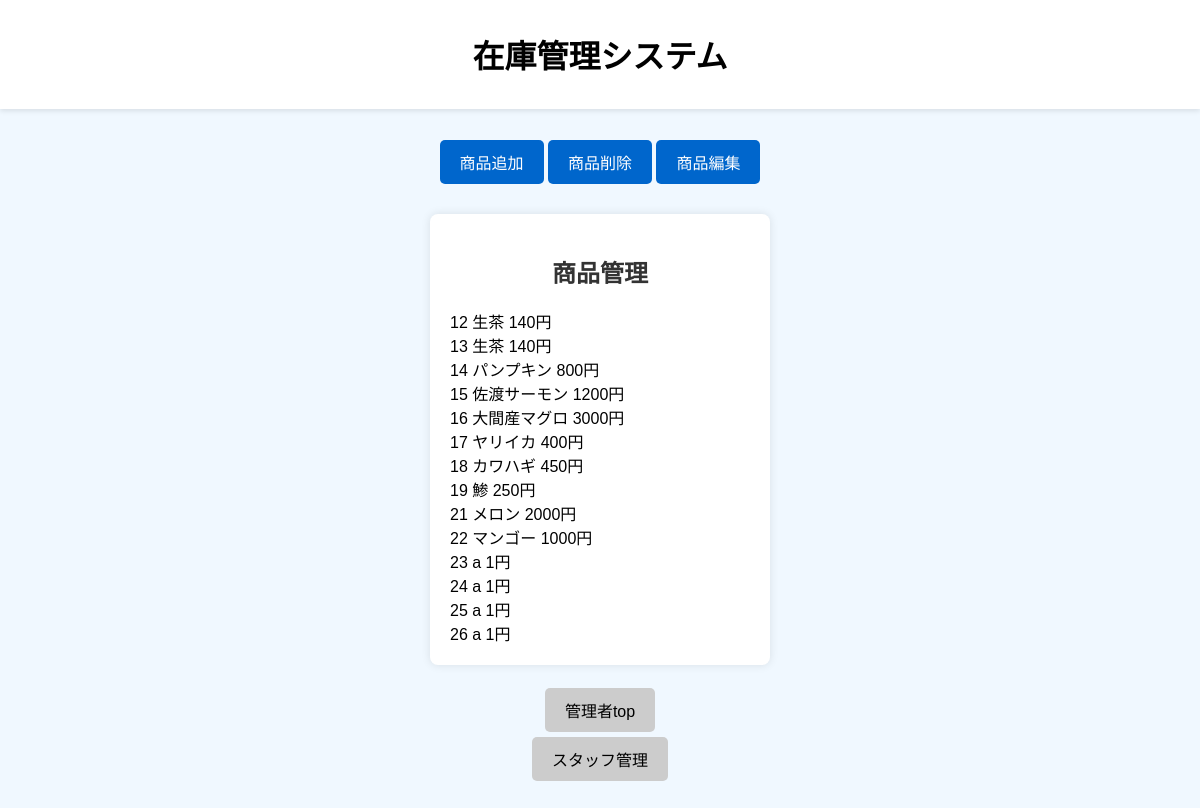
The app's page /p_admin_top.php with its own data.
### htdocs/db.php (called while the page is built, shortened)
<?php
function h($var) {
  if (is_array($var)) {
    return array_map('h', $var);
  } else {
    return htmlspecialchars($var, ENT_QUOTES, 'UTF-8');
  }
}

### htdocs/p_admin_top.php (the view, shortened to what this page needs)
<!DOCTYPE html>
<html>
    <head>
    </head>
    <body>
		<link rel="stylesheet" href="style.css">
		<div class="header">
			<h1>在庫管理システム<h1>
		</div>
	<div class="link">
		<a href="product_add.php"class=nav>商品追加</a>
		<a href="product_delete.php"class=nav>商品削除</a>
		<a href="product_edit.php"class=nav>商品編集</a>
	</div>
	<div class="formtop">
	<?php
require 'db.php';
try
			{
				$db = new PDO($dsn, $dbUser, $dbPass);
				$db->setAttribute(PDO::ATTR_EMULATE_PREPARES, false);
				$db->setAttribute(PDO::ATTR_ERRMODE, PDO::ERRMODE_EXCEPTION);
				$sql='SELECT * FROM 在庫管理';
				$stmt=$db->prepare($sql);
				$stmt->execute();
				print '<h2>商品管理</h2>';
				$count = $stmt -> rowCount();
				for ($i = 0; $i < $count; $i++)
				{
					$rec=$stmt->fetch(PDO::FETCH_ASSOC);
					print h($rec['code']).' ';
					print h($rec['name']).' ';
					print h($rec['price']);
                    print'円';
					print '<br />';
				}
			}
			catch (Exception $e)
			{
				echo 'エラーが発生しました。内容: ' . h($e->getMessage());
	 			exit();
			}
?>
</div>
    <br>
    <a href="admin_top.php"class=tra>管理者top</a>
    <a href="s_admin_top.php"class=tra>スタッフ管理</a>
    </body>
    </html>

### htdocs/style.css (style rules this page uses)
body { font-family: Arial, sans-serif; background-color: #f0f8ff; margin: 0; padding: 20px; display: flex; flex-direction: column; align-items: center; height: 100vh; }
.header { width: 100%; background-color: #ffffff; text-align: center; padding: 10px 0; box-shadow: 0 2px 5px rgba(0, 0, 0, 0.1); position: fixed; top: 0; z-index: 100; }
.formtop { width: 300px; padding: 20px; background-color: #ffffff; box-shadow: 0 0 10px rgba(0, 0, 0, 0.1); border-radius: 8px; margin-top: 30px; }
.formtop h2 { text-align: center; color: #333333; }
.nav { display: inline-block; padding: 10px 20px; background-color: #0066cc; color: #ffffff; text-decoration: none; border: none; border-radius: 5px; cursor: pointer; transition: background-color 0.3s; margin-top: 50px; }
.link { margin-top: 70px; }
.tra { display: inline-block; padding: 10px 20px; background-color: #ccc; color: #000000; text-decoration: none; border: none; border-radius: 5px; cursor: pointer; transition: background-color 0.3s; margin-top: 5px; display: flex; flex-direction: row; }

### records on screen
在庫管理: code "12", name "生茶", price "140"
在庫管理: code "13", name "生茶", price "140"
在庫管理: code "14", name "パンプキン", price "800"
在庫管理: code "15", name "佐渡サーモン", price "1200"
在庫管理: code "16", name "大間産マグロ", price "3000"
在庫管理: code "17", name "ヤリイカ", price "400"
在庫管理: code "18", name "カワハギ", price "450"
在庫管理: code "19", name "鯵", price "250"
在庫管理: code "21", name "メロン", price "2000"
在庫管理: code "22", name "マンゴー", price "1000"
在庫管理: code "23", name "a", price "1"
在庫管理: code "24", name "a", price "1"
在庫管理: code "25", name "a", price "1"
在庫管理: code "26", name "a", price "1"
